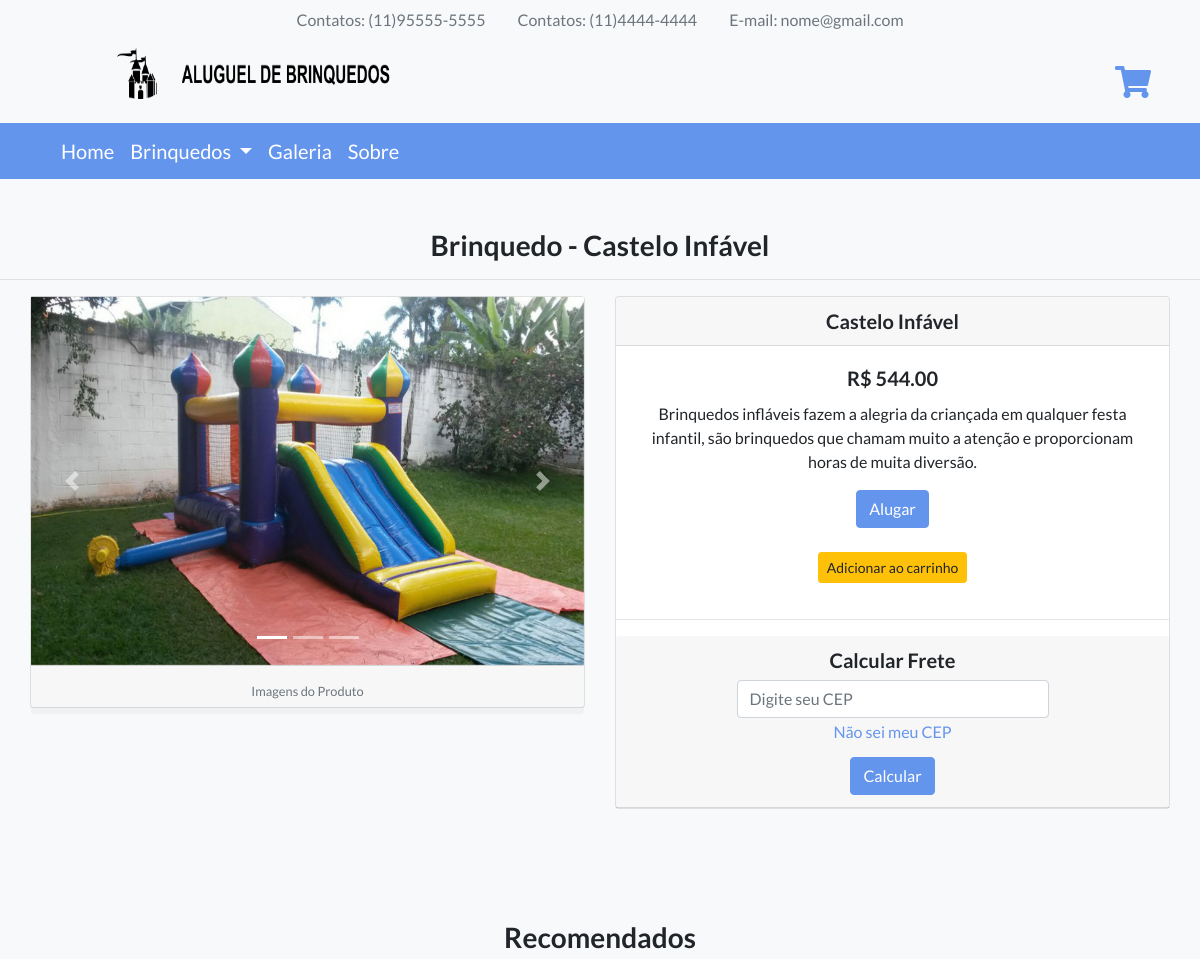
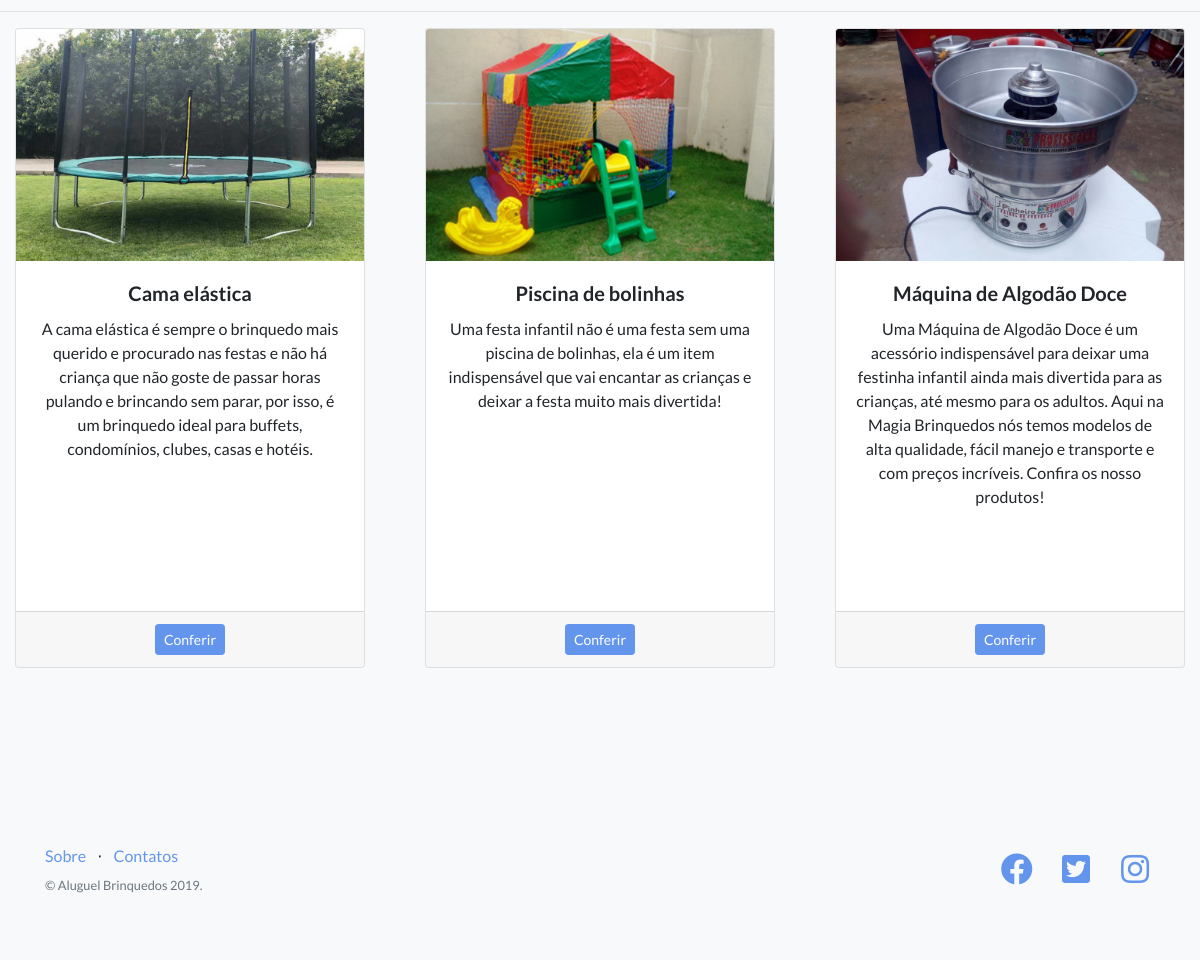
/view/Pag_Equipamento.php?CodEquipamento=1, run on the app's committed database (2 pictures, top to bottom).
### tables this page shows
CREATE TABLE Equipamento(
	CodEquipamento SMALLINT NOT NULL AUTO_INCREMENT PRIMARY KEY,
    Nome VARCHAR(100),
    Descricao VARCHAR(1000),
    Peso DECIMAL(7,2), 
    Altura DECIMAL(7,2), 
    Comprimento DECIMAL(7,2), 
    Largura DECIMAL(7,2), 
    Preco DECIMAL(8,2),
    Status ENUM('Alugado','Disponivel'),
    Imagem VARCHAR(100)
);

### model/conexao.php (called while the page is built)
<?php
class Conexao{
     private $host = 'localhost';
     private $usuario = 'root';
     private $senha = '';
     private $bd = 'BrinquedosFesta';
    function Conectar(){
        try {
        $con = new PDO (
            "mysql:host=$this->host;dbname=$this->bd;charset=utf8",
            "$this->usuario",
            "$this->senha");
            $con->setAttribute(PDO::ATTR_ERRMODE,PDO::ERRMODE_EXCEPTION);
            return $con;
        }catch(PDOException $e){
            echo $e->getMessage();
        }
    }
}
?>

### controller/equipamento.controller.php (called while the page is built, shortened)
<?php
include_once('../model/equipamento.php');
$equi = new Equipamento();
        ?>

### model/equipamento.php (called while the page is built, shortened)
<?php
class Equipamento
{
    function __get($atributo)
    {
        return $this->$atributo;
    }
    private $con;
    function __construct()
    {
        include_once("conexao.php");
        $classe_con = new Conexao();
        $this->con = $classe_con->Conectar();
    }
    function RetornarDadosObj($CodEquipamento){
        $comandoSQL = "SELECT * FROM Equipamento WHERE CodEquipamento = ?";
        $exec = $this->con->prepare($comandoSQL);
        $exec->bindValue(1,$CodEquipamento,PDO::PARAM_INT);
        $exec->execute();
        if ($exec->rowCount() > 0) {
        return $exec->fetch(PDO::FETCH_OBJ);
        }
        else{
            return false;
        }
    }
    function RetornarDados($CodEquipamento){
        $comandoSQL = "SELECT * FROM Equipamento WHERE CodEquipamento = ?";
        $exec = $this->con->prepare($comandoSQL);
        $exec->bindValue(1,$CodEquipamento,PDO::PARAM_INT);
        $exec->execute();
        $dados = array();
        if ($exec->rowCount() > 0) {
            foreach ($exec->fetchAll() as $valores) {
                $equi = new Equipamento();
                $equi->CodEquipamento = $valores['CodEquipamento'];
                $equi->Nome = $valores['Nome'];
                $equi->Descricao = $valores['Descricao'];
                $equi->Peso = $valores['Peso'];
                $equi->Altura = $valores['Altura'];
                $equi->Comprimento = $valores['Comprimento'];
                $equi->Largura = $valores['Largura'];
                $equi->Preco = $valores['Preco'];
                $equi->Status = $valores['Status'];
                $equi->Imagem = $valores['Imagem'];
                $dados[] = $equi;
            }
        }
        else{
            $dados = false;
        }
       return $dados;
    }
    function ConsultarDiferente($CodEquipamento){
        $comandoSQL = "SELECT * FROM Equipamento WHERE CodEquipamento != ?";
        $exec = $this->con->prepare($comandoSQL);
        $exec->bindValue(1,$CodEquipamento,PDO::PARAM_INT);
        $exec->execute();
        $dados = array();
        if ($exec->rowCount() > 0) {
            foreach ($exec->fetchAll() as $valores) {
                $equi = new Equipamento();
                $equi->CodEquipamento = $valores['CodEquipamento'];
                $equi->Nome = $valores['Nome'];
                $equi->Descricao = $valores['Descricao'];
                $equi->Peso = $valores['Peso'];
                $equi->Altura = $valores['Altura'];
                $equi->Comprimento = $valores['Comprimento'];
                $equi->Largura = $valores['Largura'];
                $equi->Preco = $valores['Preco'];
                $equi->Status = $valores['Status'];
                $equi->Imagem = $valores['Imagem'];
                $dados[] = $equi;
            }
        }
        else{
            $dados = false;
        }
       return $dados;
    }
}
?>

### controller/pedido.controller.php (called while the page is built, shortened)
<?php
include_once("../model/pedido.php");
$ped = new Pedido();
$consulta = $ped->con->prepare("SELECT * FROM Equipamento");
$consulta->execute();
                ?>

### model/pedido.php (called while the page is built, shortened)
<?php
class Pedido
{
    function __get($atributo)
    {
        return $this->$atributo;
    }
    function __construct()
    {
        include_once("conexao.php");
        $classe_con = new Conexao();
        $this->con = $classe_con->Conectar();
    }
}
?>

### view/Pag_Equipamento.php (the view, shortened to what this page needs)
<?php include_once("../controller/equipamento.controller.php");
include_once("../controller/pedido.controller.php");
$CodEquipamento = filter_input(INPUT_GET, 'CodEquipamento', FILTER_SANITIZE_NUMBER_INT);
if(isset($_REQUEST['CodEquipamento'])):
if (!$value = $equi->RetornarDados($CodEquipamento)):
    echo "<h1>Página não encontrada</h1>";
    include_once("erro.php");
else:
    $value = $equi->RetornarDadosObj($CodEquipamento);
?>
<!DOCTYPE html>
<html lang="en">
<head>
  <link href="vendor/bootstrap/css/bootstrap.min.css" rel="stylesheet">
  <link href="vendor/fontawesome-free/css/all.min.css" rel="stylesheet">
  <link href="vendor/simple-line-icons/css/simple-line-icons.css" rel="stylesheet" type="text/css">
  <link href="css/landing-page.min.css" rel="stylesheet">
  <link href="css/css.css" rel="stylesheet">
</head>
<body>
<?php include_once("menu/menu-superior.php");?>
<section class="features-icons bg-light text-center espaco-topo" >
    <h3>Brinquedo - <?php echo $value->Nome;?></h3>
    <hr>
  <div class="container">
    <div class="row">
        <div class="card-deck">
            <div class="card brinquedos" id="brinquedos">
              <div id="carouselExampleControls" class="carousel slide" data-ride="carousel">
                <ol class="carousel-indicators">
                  <li data-target="#carouselExampleIndicators" data-slide-to="0" class="active"></li>
                  <li data-target="#carouselExampleIndicators" data-slide-to="1"></li>
                  <li data-target="#carouselExampleIndicators" data-slide-to="2"></li>
                </ol>
                <?php
                  $CodEquipamento = $value->CodEquipamento;
                  if ($CodEquipamento == 1){
                    $img1 = "<img class='d-block w-100' src='img/Produtos/CasteloInflavel/1.jpg' alt='Primeiro Slide'>";
                    $img2 = "<img class='d-block w-100' src='img/Produtos/CasteloInflavel/2.jpg' alt='Segundo Slide'>";
                    $img3 = "<img class='d-block w-100' src='img/Produtos/CasteloInflavel/3.jpg' alt='Terceiro Slide'>";
                  }
                    if ($CodEquipamento <= 4) {
                    echo "<div class='carousel-item active'>
                            $img1
                          </div>
                          <div class='carousel-item'>
                            $img2
                          </div>
                          <div class='carousel-item'>
                            $img3
                          </div>";
                    }
                    else{
                    echo "<img class='d-block w-100' src='img/Produtos/$value->Imagem' width='555' height='400' alt='Imagem Equipamento'>";
                    }
                  ?>
                  <a class="carousel-control-prev" href="#carouselExampleControls" role="button" data-slide="prev">
                    <span class="carousel-control-prev-icon" aria-hidden="true"></span>
                  </a>
                  <a class="carousel-control-next" href="#carouselExampleControls" role="button" data-slide="next">
                    <span class="carousel-control-next-icon" aria-hidden="true"></span>
                  </a>
                </div>
              <div class="card-footer">
                  <small class="text-muted">Imagens do Produto</small>
              </div>
            </div>
            <div class="card">
              <h5 class="card-header"><?php echo $value->Nome;?></h5>
              <div class="card-body">
                <h5 class="card-title">R$ <?php echo $value->Preco;?>
                  <br>
                </h5>
                <p class="card-text">
                  <?php echo $value->Descricao;?>
                </p>
                <?php if ($value->Status != "Disponivel") {
                  echo "<a href='#' class='btn btn-danger'>Indisponivel</a>";
                }else{
                  echo "<a href='' class='btn btn-primary'>Alugar</a>";
                }?>
                <br>
                <br>
                <button type='button' carrinho='btn_add_carrinho' value='<?php echo $value->CodEquipamento;?>' class='btn btn-warning btn-sm'>
                  Adicionar ao carrinho
                </button>
              </div>
              <hr>
              <center>
              <h5 class="card-header">
                <div class="col-md-8 col-sm-8 ">
                  <div class="form-group">
                    <label for="exampleInputEmail1">Calcular Frete</label>
                    <input type="text" class="form-control" id="cep" placeholder="Digite seu CEP" maxlength="10" onkeydown="javascript: fMasc(this, mCEP)">
                    <small class="form-text text-muted">
                      <a href="http://www.consultaenderecos.com.br/busca-endereco" target="_blank">Não sei meu CEP</a>
                    </small>
                  </div>
                </div>
                <button onclick="calculo();" class="btn btn-primary">Calcular</button>
              </h5>
              </center>
            </div>
        </div>
    </div>
  </div>
</section>
<section class="features-icons bg-light text-center espaco" >
<h3>Recomendados</h3>
  <hr>
  <div class="container-fluid">
    <div class="row">
      <div class="card-deck">
        <?php foreach($equi->ConsultarDiferente($value->CodEquipamento) as $valor): ?>
          <div class="col-md-4">
            <div class="card" style="height: 40rem;">
              <img class="card-img-top" src="img/Produtos/<?php echo $valor->Imagem;?>"alt="Imagem de capa do card">
              <div class="card-body">
                <h5 class="card-title"><?php echo $valor->Nome;?></h5>
                <p class="card-text"><?php echo $valor->Descricao;?></p>
              </div>
              <div class="card-footer">
                <a href="Pag_Equipamento.php?CodEquipamento=<?php echo $valor->CodEquipamento;?>" class="btn btn-primary btn-sm" tabindex="-1" role="button">Conferir</a>
              </div>
            </div>
          </div>
        <?php endforeach; ?>
      </div>
    </div>
  </div>
</section>
  <?php include_once("menu/menu-inferior.php");?>
</body>
</html>
<?php
endif;
  else:
    echo "<h1>Página não encontrada</h1>";
    include_once("erro.php");
  endif;
?>

### view/css/css.css (style rules this page uses)
.espaco { padding-top: 0px !important; }
.espaco-topo { padding-top: 50px !important; }
.brinquedos { height: 411.992188px !important; }
#brinquedos { height: 411.992188px !important; }

### data on the page
equipamento: Nome "Castelo Infável", Preco "544.00", Descricao "Brinquedos infláveis fazem a alegria da criançada em qualquer festa infantil, são brinquedos que chamam muito a atenção e proporcionam horas de muita diversão."
equipamento: Imagem (picture), Nome "Cama elástica", Descricao "A cama elástica é sempre o brinquedo mais querido e procurado nas festas e não há criança que não goste de passar horas pulando e brincando sem parar, por isso, é um brinquedo ideal para buffets, condomínios, clubes, casas e hotéis."
equipamento: Imagem (picture), Nome "Piscina de bolinhas", Descricao "Uma festa infantil não é uma festa sem uma piscina de bolinhas, ela é um item indispensável que vai encantar as crianças e deixar a festa muito mais divertida!"
equipamento: Imagem (picture), Nome "Máquina de Algodão Doce", Descricao "Uma Máquina de Algodão Doce é um acessório indispensável para deixar uma festinha infantil ainda mais divertida para as crianças, até mesmo para os adultos. Aqui na Magia Brinquedos nós temos modelos de alta qualidade, fácil manejo e transporte e com preços incríveis. Confira os nosso produtos!"
